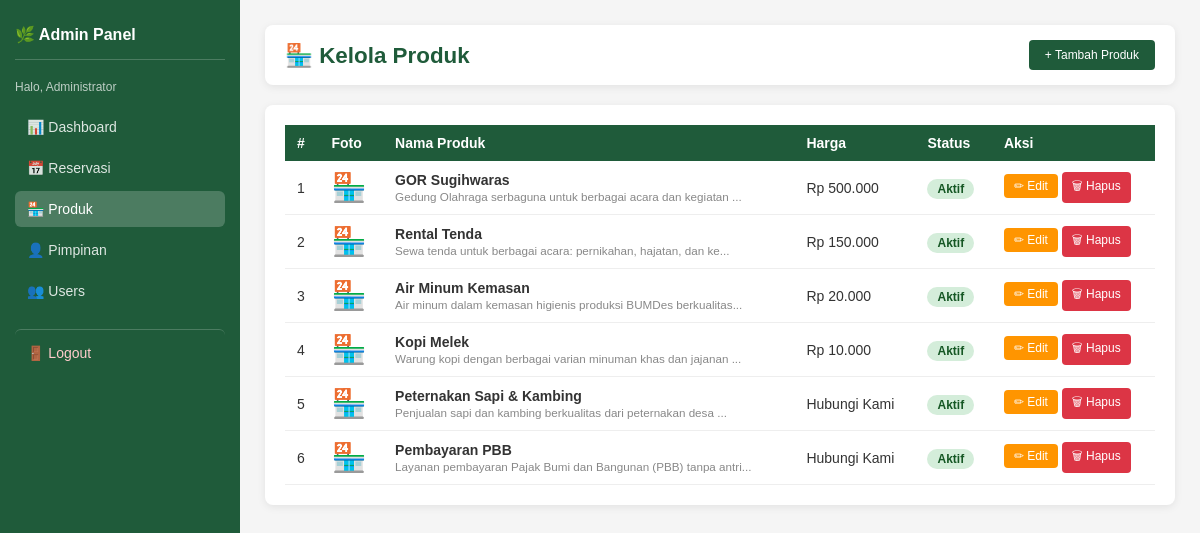
The page /admin/manage_produk.php (signed in) on the database its author committed.
### tables this page shows
CREATE TABLE IF NOT EXISTS unit_usaha (
    id INT PRIMARY KEY AUTO_INCREMENT,
    nama VARCHAR(100) NOT NULL,
    deskripsi TEXT,
    harga DECIMAL(10,2) DEFAULT 0,
    foto VARCHAR(255),
    urutan INT DEFAULT 1,
    status ENUM('aktif','nonaktif') DEFAULT 'aktif'
);

### admin/manage_produk.php (the view, shortened to what this page needs)
<?php
require_once '../config.php';
require_once 'auth.php';
$produk_list = $conn->query("SELECT * FROM unit_usaha ORDER BY urutan ASC, id ASC");
?>
<!DOCTYPE html>
<html lang="id">
<head>
    <link rel="stylesheet" href="../assets/css/style.css">
</head>
<body class="admin-body">
<div class="admin-wrapper">
<div class="main-content">
    <div class="top-bar">
        <h1>🏪 Kelola Produk</h1>
        <a href="?mode=tambah" class="btn-sm btn-hijau" style="padding:8px 16px;">+ Tambah Produk</a>
    </div>
    <div class="table-box">
        <table>
            <thead><tr><th>#</th><th>Foto</th><th>Nama Produk</th><th>Harga</th><th>Status</th><th>Aksi</th></tr></thead>
            <tbody>
            <?php if ($produk_list->num_rows > 0): ?>
            <?php $no = 1; while ($p = $produk_list->fetch_assoc()): ?>
            <tr>
                <td><?= $no++ ?></td>
                <td>
                    <?php if (!empty($p['foto']) && file_exists('../' . $p['foto'])): ?>
                    <img src="../<?= htmlspecialchars($p['foto']) ?>" style="width:50px;height:40px;object-fit:cover;border-radius:4px;">
                    <?php else: ?>
                    <span style="font-size:28px;">🏪</span>
                    <?php endif; ?>
                </td>
                <td>
                    <strong><?= htmlspecialchars($p['nama']) ?></strong><br>
                    <small style="color:#888;"><?= htmlspecialchars(substr($p['deskripsi'] ?? '', 0, 60)) ?>...</small>
                </td>
                <td><?= $p['harga'] > 0 ? 'Rp '.number_format($p['harga'],0,',','.') : 'Hubungi Kami' ?></td>
                <td><span class="badge badge-<?= $p['status'] ?>"><?= ucfirst($p['status']) ?></span></td>
                <td>
                    <a href="?mode=edit&id=<?= $p['id'] ?>" class="btn-sm btn-orange">✏ Edit</a>
                    <a href="?aksi=hapus&id=<?= $p['id'] ?>" class="btn-sm btn-merah"
                       onclick="return confirm('Hapus produk ini?')">🗑 Hapus</a>
                </td>
            </tr>
            <?php endwhile; ?>
            <?php else: ?>
            <tr><td colspan="6" style="text-align:center;color:#999;padding:20px;">Belum ada produk</td></tr>
            <?php endif; ?>
            </tbody>
        </table>
    </div>
</div>
</div>
</body>
</html>

### assets/css/style.css (style rules this page uses)
* { margin: 0; padding: 0; box-sizing: border-box; }
body { font-family: Arial, sans-serif; color: #333; }
html { scroll-behavior: smooth; }
:root { --hijau: #1f5b3a; --hijau-tua: #17452c; --orange: #ff9500; }
.admin-body { background: #f5f5f5; min-height: 100vh; }
.admin-wrapper { display: flex; min-height: 100vh; }
.main-content { margin-left: 240px; padding: 25px; flex: 1; }
.top-bar { background: white; padding: 15px 20px; border-radius: 8px; margin-bottom: 20px; box-shadow: 0 2px 8px rgba(0,0,0,0.08); display: flex; justify-content: space-between; align-items: center; }
.top-bar h1 { font-size: 1.4rem; color: var(--hijau); }
.table-box { background: white; border-radius: 8px; padding: 20px; box-shadow: 0 2px 8px rgba(0,0,0,0.08); overflow-x: auto; }
table { width: 100%; border-collapse: collapse; font-size: 14px; }
th { background: var(--hijau); color: white; padding: 10px 12px; text-align: left; }
td { padding: 10px 12px; border-bottom: 1px solid #eee; }
.badge { padding: 3px 10px; border-radius: 12px; font-size: 12px; font-weight: bold; }
.badge-aktif { background: #d4edda; color: #155724; }
.btn-sm { padding: 5px 10px; border: none; border-radius: 4px; cursor: pointer; font-size: 12px; text-decoration: none; display: inline-block; transition: opacity 0.2s; }
.btn-hijau { background: var(--hijau); color: white; }
.btn-orange { background: var(--orange); color: white; }
.btn-merah { background: #dc3545; color: white; }

### rows shown on the page
unit_usaha: nama "GOR Sugihwaras", deskripsi "Gedung Olahraga serbaguna untuk berbagai acara dan kegiatan", harga "500.000", status "Aktif"
unit_usaha: nama "Rental Tenda", deskripsi "Sewa tenda untuk berbagai acara: pernikahan, hajatan, dan ke", harga "150.000", status "Aktif"
unit_usaha: nama "Air Minum Kemasan", deskripsi "Air minum dalam kemasan higienis produksi BUMDes berkualitas", harga "20.000", status "Aktif"
unit_usaha: nama "Kopi Melek", deskripsi "Warung kopi dengan berbagai varian minuman khas dan jajanan", harga "10.000", status "Aktif"
unit_usaha: nama "Peternakan Sapi & Kambing", deskripsi "Penjualan sapi dan kambing berkualitas dari peternakan desa", harga "Hubungi Kami", status "Aktif"
unit_usaha: nama "Pembayaran PBB", deskripsi "Layanan pembayaran Pajak Bumi dan Bangunan (PBB) tanpa antri", harga "Hubungi Kami", status "Aktif"

### other values the page prints
$_SESSION['nama'] "Administrator"
$item['icon'] "📊"
$item['label'] "Dashboard"
$item['icon'] "📅"
$item['label'] "Reservasi"
$item['icon'] "🏪"
$item['label'] "Produk"
$item['icon'] "👤"
$item['label'] "Pimpinan"
$item['icon'] "👥"
$item['label'] "Users"
$item['icon'] "🚪"
$item['label'] "Logout"
